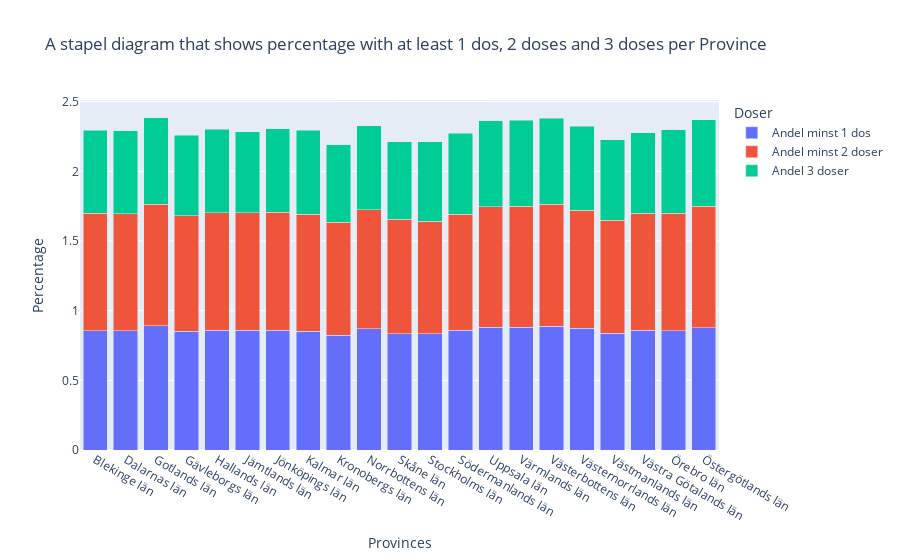

The cell this chart's notebook holds for it:
### Code cell
fig = px.bar(data_frame = df, x="Län_namn",
    
    y= ["Andel minst 1 dos","Andel minst 2 doser", "Andel 3 doser"],
    labels={"Län_namn": "Provinces", "value":"Percentage", "variable": "Doser" },
    title="A stapel diagram that shows percentage with at least 1 dos, 2 doses and 3 doses per Province",
    #log_y= True,
    barmode= "stack"
    
    
)
fig.show()
fig.write_html("data_visualization/percentages_doses_province.html")

### Figure 1 — Plotly figure (JSON) as saved in the notebook; plotly's stock layout.template omitted (floating-point values rounded to 4 significant figures)
{"data": [{"alignmentgroup": "True", "hovertemplate": "Doser=Andel minst 1 dos<br>Provinces=%{x}<br>Percentage=%{y}<extra></extra>", "legendgroup": "Andel minst 1 dos", "marker": {"color": "#636efa", "pattern": {"shape": ""}}, "name": "Andel minst 1 dos", "offsetgroup": "Andel minst 1 dos", "orientation": "v", "showlegend": true, "textposition": "auto", "type": "bar", "x": ["Blekinge län", "Dalarnas län", "Gotlands län", "Gävleborgs län", "Hallands län", "Jämtlands län", "Jönköpings län", "Kalmar län", "Kronobergs län", "Norrbottens län", "Skåne län", "Stockholms län", "Södermanlands län", "Uppsala län", "Värmlands län", "Västerbottens län", "Västernorrlands län", "Västmanlands län", "Västra Götalands län", "Örebro län", "Östergötlands län"], "xaxis": "x", "y": [0.8565, 0.8555, 0.8902, 0.8513, 0.8592, 0.8607, 0.86, 0.8512, 0.8246, 0.8699, 0.8359, 0.836, 0.8577, 0.8825, 0.8808, 0.8877, 0.8722, 0.8365, 0.8595, 0.8569, 0.8792], "yaxis": "y"}, {"alignmentgroup": "True", "hovertemplate": "Doser=Andel minst 2 doser<br>Provinces=%{x}<br>Percentage=%{y}<extra></extra>", "legendgroup": "Andel minst 2 doser", "marker": {"color": "#EF553B", "pattern": {"shape": ""}}, "name": "Andel minst 2 doser", "offsetgroup": "Andel minst 2 doser", "orientation": "v", "showlegend": true, "textposition": "auto", "type": "bar", "x": ["Blekinge län", "Dalarnas län", "Gotlands län", "Gävleborgs län", "Hallands län", "Jämtlands län", "Jönköpings län", "Kalmar län", "Kronobergs län", "Norrbottens län", "Skåne län", "Stockholms län", "Södermanlands län", "Uppsala län", "Värmlands län", "Västerbottens län", "Västernorrlands län", "Västmanlands län", "Västra Götalands län", "Örebro län", "Östergötlands län"], "xaxis": "x", "y": [0.8422, 0.8413, 0.8734, 0.8287, 0.8442, 0.8437, 0.8467, 0.8395, 0.8098, 0.855, 0.8192, 0.8061, 0.8334, 0.8648, 0.8688, 0.8744, 0.8503, 0.8142, 0.8398, 0.8431, 0.8686], "yaxis": "y"}, {"alignmentgroup": "True", "hovertemplate": "Doser=Andel 3 doser<br>Provinces=%{x}<br>Percentage=%{y}<extra></extra>", "legendgroup": "Andel 3 doser", "marker": {"color": "#00cc96", "pattern": {"shape": ""}}, "name": "Andel 3 doser", "offsetgroup": "Andel 3 doser", "orientation": "v", "showlegend": true, "textposition": "auto", "type": "bar", "x": ["Blekinge län", "Dalarnas län", "Gotlands län", "Gävleborgs län", "Hallands län", "Jämtlands län", "Jönköpings län", "Kalmar län", "Kronobergs län", "Norrbottens län", "Skåne län", "Stockholms län", "Södermanlands län", "Uppsala län", "Värmlands län", "Västerbottens län", "Västernorrlands län", "Västmanlands län", "Västra Götalands län", "Örebro län", "Östergötlands län"], "xaxis": "x", "y": [0.5962, 0.5949, 0.6229, 0.5797, 0.5995, 0.5788, 0.5999, 0.6033, 0.5567, 0.6026, 0.559, 0.5687, 0.5813, 0.6142, 0.6163, 0.6188, 0.6002, 0.5776, 0.5783, 0.5992, 0.6242], "yaxis": "y"}], "layout": {"barmode": "stack", "legend": {"title": {"text": "Doser"}, "tracegroupgap": 0}, "title": {"text": "A stapel diagram that shows percentage with at least 1 dos, 2 doses and 3 doses per Province"}, "xaxis": {"anchor": "y", "domain": [0, 1], "title": {"text": "Provinces"}}, "yaxis": {"anchor": "x", "domain": [0, 1], "title": {"text": "Percentage"}}}}
